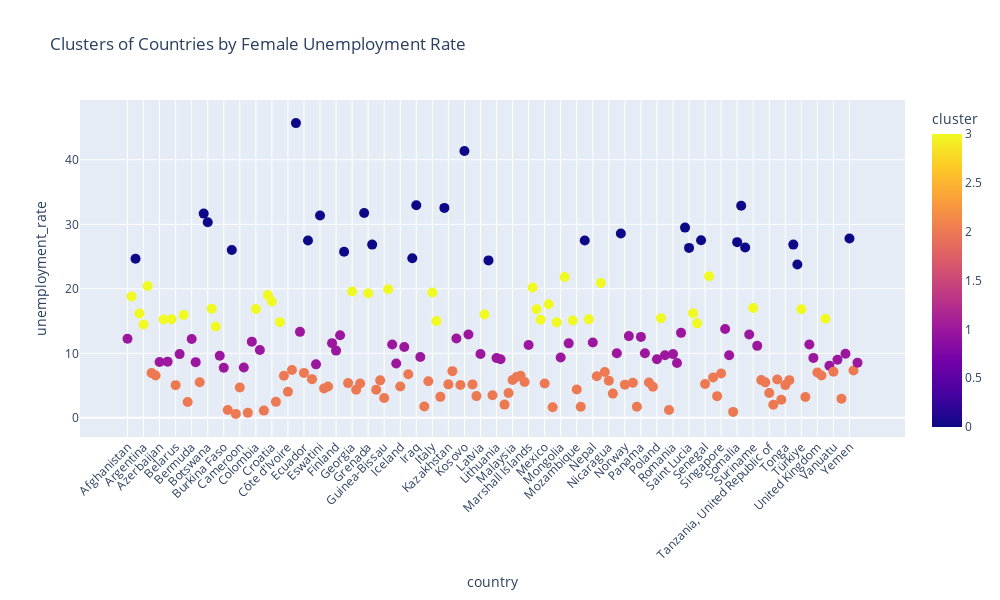

The notebook cell this image was saved under:
### Code cell
import plotly.express as px

fig = px.scatter(cluster_data, x='country', y='unemployment_rate',
                 color='cluster', hover_name='country',
                 title="Clusters of Countries by Female Unemployment Rate")

fig.update_layout(width=1000, height=600)
fig.update_traces(marker=dict(size=10))
fig.update_layout(xaxis_tickangle=-45)
fig.update_layout(showlegend=True)

fig.update_layout(legend=dict(
    yanchor="bottom",
    y=0.99,
    xanchor="left",
    x=0.99
))

# Show the updated plot
fig.show()

### Figure 1 — Plotly figure (JSON) as saved in the notebook; plotly's stock layout.template omitted (floating-point values rounded to 4 significant figures; data arrays with more than 128 entries replaced by an {"elided": "..."} marker saying what was removed)
{"data": [{"hovertemplate": "<b>%{hovertext}</b><br><br>country=%{x}<br>unemployment_rate=%{y}<br>cluster=%{marker.color}<extra></extra>", "hovertext": {"elided": "183 str values"}, "legendgroup": "", "marker": {"color": {"elided": "183 int values"}, "coloraxis": "coloraxis", "size": 10, "symbol": "circle"}, "mode": "markers", "name": "", "orientation": "v", "showlegend": false, "type": "scatter", "x": {"elided": "183 str values"}, "xaxis": "x", "y": {"elided": "183 float values"}, "yaxis": "y"}], "layout": {"coloraxis": {"colorbar": {"title": {"text": "cluster"}}, "colorscale": [[0, "#0d0887"], [0.1111, "#46039f"], [0.2222, "#7201a8"], [0.3333, "#9c179e"], [0.4444, "#bd3786"], [0.5556, "#d8576b"], [0.6667, "#ed7953"], [0.7778, "#fb9f3a"], [0.8889, "#fdca26"], [1, "#f0f921"]]}, "height": 600, "legend": {"tracegroupgap": 0, "x": 0.99, "xanchor": "left", "y": 0.99, "yanchor": "bottom"}, "showlegend": true, "title": {"text": "Clusters of Countries by Female Unemployment Rate"}, "width": 1000, "xaxis": {"anchor": "y", "domain": [0, 1], "tickangle": -45, "title": {"text": "country"}}, "yaxis": {"anchor": "x", "domain": [0, 1], "title": {"text": "unemployment_rate"}}}}
